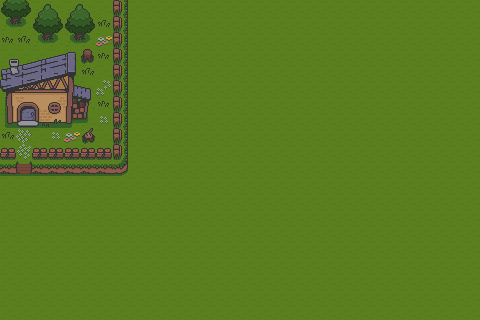

A level layout from a 2D game, rendered from its tile map. Below: a short description, then the map file with its tile-grid data intact:
An orthogonal 30x20 tile map with 16x16 px tiles, 2 tile layers (Tile Layer 1, Tile Layer 2).

<map version="1.10" tiledversion="1.11.1-99-gec89c545" orientation="orthogonal" renderorder="right-down" width="30" height="20" tilewidth="16" tileheight="16" infinite="0" nextlayerid="3" nextobjectid="1">
 <tileset firstgid="1" name="Overworld_Tileset" tilewidth="16" tileheight="16" tilecount="234" columns="18">
  <image source="../Overworld_Tileset.png" width="288" height="208" />
 </tileset>
 <layer id="1" name="Tile Layer 1" width="30" height="20">
  <data encoding="csv">
25,25,25,25,25,25,25,22,25,25,25,25,25,25,25,25,25,25,25,25,25,25,25,25,25,25,25,25,25,25,
25,25,25,25,25,25,25,22,25,25,25,25,25,25,25,25,25,25,25,25,25,25,25,25,25,25,25,25,25,25,
25,25,25,25,25,25,25,22,25,25,25,25,25,25,25,25,25,25,25,25,25,25,25,25,25,25,25,25,25,25,
25,25,25,25,25,25,25,22,25,25,25,25,25,25,25,25,25,25,25,25,25,25,25,25,25,25,25,25,25,25,
25,25,25,25,25,25,25,22,25,25,25,25,25,25,25,25,25,25,25,25,25,25,25,25,25,25,25,25,25,25,
25,25,25,25,25,25,25,22,25,25,25,25,25,25,25,25,25,25,25,25,25,25,25,25,25,25,25,25,25,25,
25,25,25,25,25,25,25,22,25,25,25,25,25,25,25,25,25,25,25,25,25,25,25,25,25,25,25,25,25,25,
25,25,25,25,25,25,25,22,25,25,25,25,25,25,25,25,25,25,25,25,25,25,25,25,25,25,25,25,25,25,
25,25,25,25,25,25,25,22,25,25,25,25,25,25,25,25,25,25,25,25,25,25,25,25,25,25,25,25,25,25,
25,25,25,25,25,25,25,22,25,25,25,25,25,25,25,25,25,25,25,25,25,25,25,25,25,25,25,25,25,25,
38,38,38,38,38,38,38,25,25,25,25,25,25,25,25,25,25,25,25,25,25,25,25,25,25,25,25,25,25,25,
25,25,25,25,25,25,25,25,25,25,25,25,25,25,25,25,25,25,25,25,25,25,25,25,25,25,25,25,25,25,
25,25,25,25,25,25,25,25,25,25,25,25,25,25,25,25,25,25,25,25,25,25,25,25,25,25,25,25,25,25,
25,25,25,25,25,25,25,25,25,25,25,25,25,25,25,25,25,25,25,25,25,25,25,25,25,25,25,25,25,25,
25,25,25,25,25,25,25,25,25,25,25,25,25,25,25,25,25,25,25,25,25,25,25,25,25,25,25,25,25,25,
25,25,25,25,25,25,25,25,25,25,25,25,25,25,25,25,25,25,25,25,25,25,25,25,25,25,25,25,25,25,
25,25,25,25,25,25,25,25,25,25,25,25,25,25,25,25,25,25,25,25,25,25,25,25,25,25,25,25,25,25,
25,25,25,25,25,25,25,25,25,25,25,25,25,25,25,25,25,25,25,25,25,25,25,25,25,25,25,25,25,25,
25,25,25,25,25,25,25,25,25,25,25,25,25,25,25,25,25,25,25,25,25,25,25,25,25,25,25,25,25,25,
25,25,25,25,25,25,25,25,25,25,25,25,25,25,25,25,25,25,25,25,25,25,25,25,25,25,25,25,25,25
</data>
 </layer>
 <layer id="2" name="Tile Layer 2" width="30" height="20">
  <data encoding="csv">
184,185,166,167,166,167,0,98,0,0,0,0,0,0,0,0,0,0,0,0,0,0,0,0,0,0,0,0,0,0,
202,203,184,185,184,185,58,98,0,0,0,0,0,0,0,0,0,0,0,0,0,0,0,0,0,0,0,0,0,0,
57,58,202,203,202,203,74,98,0,0,0,0,0,0,0,0,0,0,0,0,0,0,0,0,0,0,0,0,0,0,
13,14,15,16,17,76,57,98,0,0,0,0,0,0,0,0,0,0,0,0,0,0,0,0,0,0,0,0,0,0,
31,32,33,34,35,58,0,98,0,0,0,0,0,0,0,0,0,0,0,0,0,0,0,0,0,0,0,0,0,0,
49,50,51,52,53,54,73,98,0,0,0,0,0,0,0,0,0,0,0,0,0,0,0,0,0,0,0,0,0,0,
67,68,69,70,71,72,57,98,0,0,0,0,0,0,0,0,0,0,0,0,0,0,0,0,0,0,0,0,0,0,
85,86,87,88,89,90,91,98,0,0,0,0,0,0,0,0,0,0,0,0,0,0,0,0,0,0,0,0,0,0,
58,1610612828,0,91,74,77,0,98,0,0,0,0,0,0,0,0,0,0,0,0,0,0,0,0,0,0,0,0,0,0,
97,92,97,97,97,97,97,98,0,0,0,0,0,0,0,0,0,0,0,0,0,0,0,0,0,0,0,0,0,0,
0,43,0,0,0,0,0,40,0,0,0,0,0,0,0,0,0,0,0,0,0,0,0,0,0,0,0,0,0,0,
0,0,0,0,0,0,0,0,0,0,0,0,0,0,0,0,0,0,0,0,0,0,0,0,0,0,0,0,0,0,
0,0,0,0,0,0,0,0,0,0,0,0,0,0,0,0,0,0,0,0,0,0,0,0,0,0,0,0,0,0,
0,0,0,0,0,0,0,0,0,0,0,0,0,0,0,0,0,0,0,0,0,0,0,0,0,0,0,0,0,0,
0,0,0,0,0,0,0,0,0,0,0,0,0,0,0,0,0,0,0,0,0,0,0,0,0,0,0,0,0,0,
0,0,0,0,0,0,0,0,0,0,0,0,0,0,0,0,0,0,0,0,0,0,0,0,0,0,0,0,0,0,
0,0,0,0,0,0,0,0,0,0,0,0,0,0,0,0,0,0,0,0,0,0,0,0,0,0,0,0,0,0,
0,0,0,0,0,0,0,0,0,0,0,0,0,0,0,0,0,0,0,0,0,0,0,0,0,0,0,0,0,0,
0,0,0,0,0,0,0,0,0,0,0,0,0,0,0,0,0,0,0,0,0,0,0,0,0,0,0,0,0,0,
0,0,0,0,0,0,0,0,0,0,0,0,0,0,0,0,0,0,0,0,0,0,0,0,0,0,0,0,0,0
</data>
 </layer>
</map>
